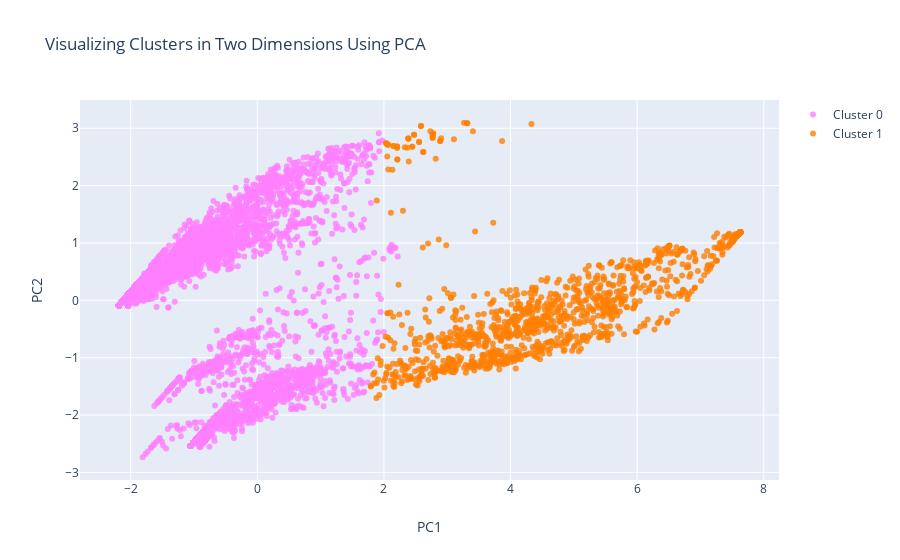

This figure's notebook cell:
### Code cell
#Instructions for building the 2-D plot

#trace1 is for 'Cluster 0'
trace1 = go.Scatter(
                    x = cluster0["PC1_2d"],
                    y = cluster0["PC2_2d"],
                    mode = "markers",
                    name = "Cluster 0",
                    marker = dict(color = 'rgba(255, 128, 255, 0.8)'),
                    text = None)

#trace2 is for 'Cluster 1'
trace2 = go.Scatter(
                    x = cluster1["PC1_2d"],
                    y = cluster1["PC2_2d"],
                    mode = "markers",
                    name = "Cluster 1",
                    marker = dict(color = 'rgba(255, 128, 2, 0.8)'),
                    text = None)

#trace3 is for 'Cluster 2'
trace3 = go.Scatter(
                    x = cluster2["PC1_2d"],
                    y = cluster2["PC2_2d"],
                    mode = "markers",
                    name = "Cluster 2",
                    marker = dict(color = 'rgba(0, 255, 200, 0.8)'),
                    text = None)

data = [trace1, trace2, trace3]

title = "Visualizing Clusters in Two Dimensions Using PCA"

layout = dict(title = title,
              xaxis= dict(title= 'PC1',ticklen= 5,zeroline= False),
              yaxis= dict(title= 'PC2',ticklen= 5,zeroline= False)
             )

fig = dict(data = data, layout = layout)

iplot(fig)

### Figure 1 — Plotly figure (JSON) as saved in the notebook; plotly's stock layout.template omitted (floating-point values rounded to 4 significant figures; data arrays with more than 128 entries replaced by an {"elided": "..."} marker saying what was removed)
{"data": [{"marker": {"color": "rgba(255, 128, 255, 0.8)"}, "mode": "markers", "name": "Cluster 0", "type": "scatter", "x": {"elided": "5889 float values"}, "y": {"elided": "5889 float values"}}, {"marker": {"color": "rgba(255, 128, 2, 0.8)"}, "mode": "markers", "name": "Cluster 1", "type": "scatter", "x": {"elided": "1161 float values"}, "y": {"elided": "1161 float values"}}, {"marker": {"color": "rgba(0, 255, 200, 0.8)"}, "mode": "markers", "name": "Cluster 2", "type": "scatter", "x": [], "y": []}], "layout": {"title": {"text": "Visualizing Clusters in Two Dimensions Using PCA"}, "xaxis": {"ticklen": 5, "title": {"text": "PC1"}, "zeroline": false}, "yaxis": {"ticklen": 5, "title": {"text": "PC2"}, "zeroline": false}}}
